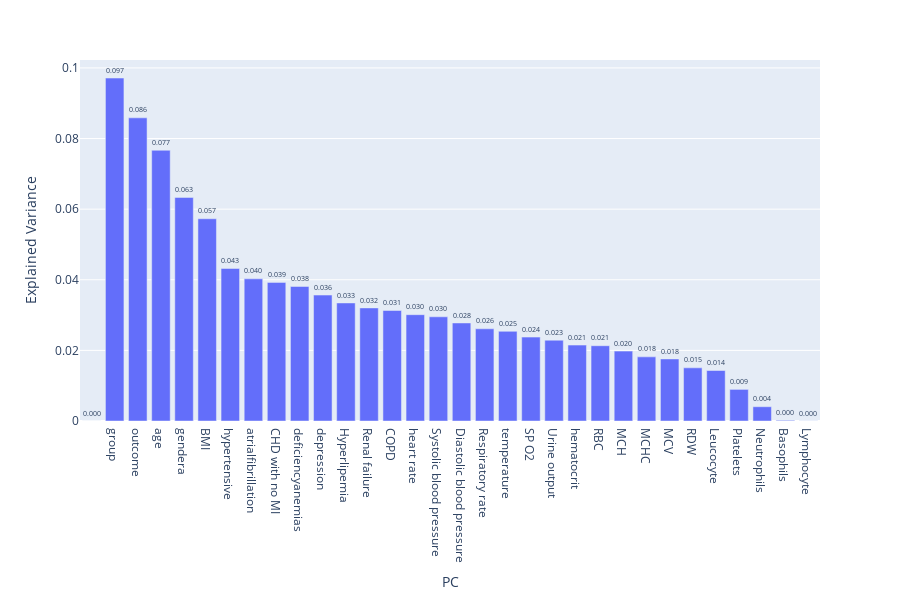

The notebook cell this image was saved under:
### Code cell
# Representation graphique

fig = px.bar(df_explained_variance, x= "PC", y = 'Explained Variance', text= 'Explained Variance', width= 800)
fig.update_traces(texttemplate = '%{text:.3f}', textposition = 'outside')
fig.update_layout(width = 900, height= 600)
fig.show()

### Figure 1 — Plotly figure (JSON) as saved in the notebook; plotly's stock layout.template omitted (floating-point values rounded to 4 significant figures)
{"data": [{"alignmentgroup": "True", "hovertemplate": "PC=%{x}<br>Explained Variance=%{text}<extra></extra>", "legendgroup": "", "marker": {"color": "#636efa", "pattern": {"shape": ""}}, "name": "", "offsetgroup": "", "orientation": "v", "showlegend": false, "text": [0, 0.09713, 0.08587, 0.07667, 0.06333, 0.05728, 0.0432, 0.04026, 0.03926, 0.0381, 0.03567, 0.03344, 0.03203, 0.0313, 0.03011, 0.02951, 0.02777, 0.02611, 0.02539, 0.02376, 0.02289, 0.0215, 0.02132, 0.01979, 0.01816, 0.01757, 0.01506, 0.0143, 0.00895, 0.004043, 0.0001894, 2.584e-05], "textposition": "outside", "texttemplate": "%{text:.3f}", "type": "bar", "x": ["", "group", "outcome", "age", "gendera", "BMI", "hypertensive", "atrialfibrillation", "CHD with no MI", "deficiencyanemias", "depression", "Hyperlipemia", "Renal failure", "COPD", "heart rate", "Systolic blood pressure", "Diastolic blood pressure", "Respiratory rate", "temperature", "SP O2", "Urine output", "hematocrit", "RBC", "MCH", "MCHC", "MCV", "RDW", "Leucocyte", "Platelets", "Neutrophils", "Basophils", "Lymphocyte"], "xaxis": "x", "y": [0, 0.09713, 0.08587, 0.07667, 0.06333, 0.05728, 0.0432, 0.04026, 0.03926, 0.0381, 0.03567, 0.03344, 0.03203, 0.0313, 0.03011, 0.02951, 0.02777, 0.02611, 0.02539, 0.02376, 0.02289, 0.0215, 0.02132, 0.01979, 0.01816, 0.01757, 0.01506, 0.0143, 0.00895, 0.004043, 0.0001894, 2.584e-05], "yaxis": "y"}], "layout": {"barmode": "relative", "height": 600, "legend": {"tracegroupgap": 0}, "margin": {"t": 60}, "width": 900, "xaxis": {"anchor": "y", "domain": [0, 1], "title": {"text": "PC"}}, "yaxis": {"anchor": "x", "domain": [0, 1], "title": {"text": "Explained Variance"}}}}
